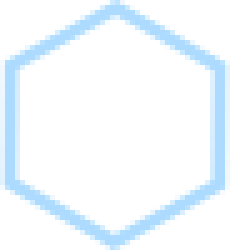
#> input picture assets/hex_blue.png, 46 x 50 px, found by its file name (shown 5 times larger)
$ python make-spice-hex.py
#> lines starting #> are read from the running program, lines starting #| are printed output that depends on the picture
# Erzeugt den Rahmen der leeren Spicefelder im Dune-Theme (assets/themes/dune/graphics/hex-spice.png) aus dem blauen
# Ozean-Rahmen von Mars (assets/hex_blue.png): gleiche Form, hellem Spice-Orange und kräftiger – auf Arrakis kommen
# dorthin keine Ozeane, sondern Spice-Ernter.
# Aufruf: python3 scripts/make-spice-hex.py
from PIL import Image

SOURCE = 'assets/hex_blue.png'
TARGET = 'assets/themes/dune/graphics/hex-spice.png'
SPICE = (255, 168, 72)
# The blue frame is half transparent; on the orange planet the spice frame needs more cover to stand out
ALPHA_BOOST = 1.8

image = Image.open(SOURCE).convert('RGBA')
#> image is the input picture: PIL image 46x50 RGBA; mean R, G, B, A 26.1, 47.4, 62.5, 23.8
pixels = image.load()
for x in range(image.size[0]):
    for y in range(image.size[1]):
        alpha = pixels[x, y][3]
        if alpha > 0:
            pixels[x, y] = (*SPICE, min(255, round(alpha * ALPHA_BOOST)))
image.save(TARGET, optimize=True)
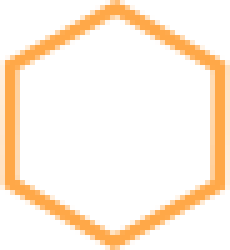
#> saved as hex-spice.png: PIL image 46x50 RGBA (shown 5 times larger); mean R, G, B, A 62.5, 41.2, 17.7, 42.6; transparent parts drawn white
print('wrote', TARGET)

$ run again, with assets/colony_ships.png copied over assets/hex_blue.png
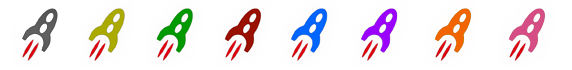
#> input picture assets/colony_ships.png, 572 x 70 px, found by its file name
#> image is the input picture: PIL image 572x70 RGBA; mean R, G, B, A 237.1, 226.7, 226.9, 72.5
#> `image.save(TARGET, optimize=True)`:
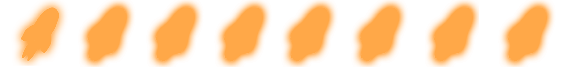
#> saved as hex-spice.png: PIL image 572x70 RGBA; mean R, G, B, A 254.2, 200.9, 143.1, 91.7; transparent parts drawn white
